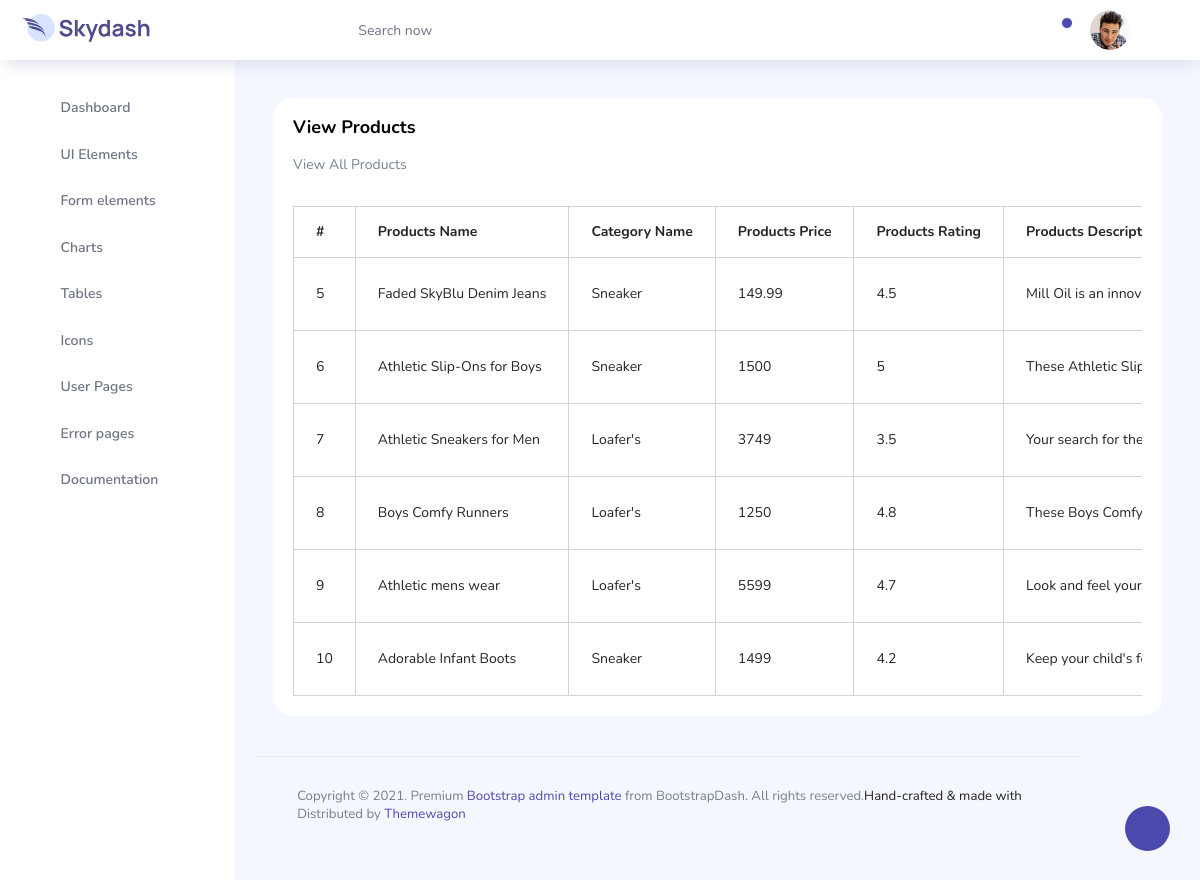
Page /adminpanel/pages/products/viewProduct.php (signed in) on the committed database.
### tables this page shows
CREATE TABLE `products` (
  `prod_id` int(11) NOT NULL,
  `prod_name` varchar(200) NOT NULL,
  `prod_price` float NOT NULL,
  `prod_rating` float NOT NULL,
  `prod_desc` text NOT NULL,
  `prod_image` text NOT NULL,
  `category_id` int(11) NOT NULL
);

CREATE TABLE `categories` (
  `category_id` int(11) NOT NULL,
  `category_name` varchar(200) NOT NULL
);

### adminpanel/pages/products/viewProduct.php (the view, shortened to what this page needs)
<?php require '../connection/connection.php' ?>
<?php
    $viewQuery = "SELECT * FROM `products` JOIN categories ON products.category_id = categories.category_id;";
    $viewPrepare = $connect->prepare($viewQuery);
    $viewPrepare->execute();
    $productsData = $viewPrepare->fetchAll(PDO::FETCH_ASSOC);
?>
<!DOCTYPE html>
<html lang="en">
<head>
  <link rel="stylesheet" href="../../vendors/feather/feather.css">
  <link rel="stylesheet" href="../../vendors/ti-icons/css/themify-icons.css">
  <link rel="stylesheet" href="../../vendors/css/vendor.bundle.base.css">
  <link rel="stylesheet" href="../../vendors/datatables.net-bs4/dataTables.bootstrap4.css">
  <link rel="stylesheet" href="../../vendors/ti-icons/css/themify-icons.css">
  <link rel="stylesheet" type="text/css" href="../../js/select.dataTables.min.css">
  <link rel="stylesheet" href="../../css/vertical-layout-light/style.css">
</head>
<body>
  <div class="container-scroller">
      <?php require "../partials/_navbar.php"; ?>
    <div class="container-fluid page-body-wrapper">
     <?php require "../partials/_settings-panel.php" ?>
     <?php require "../partials/_sidebar.php" ?>
      <div class="main-panel">
        <div class="content-wrapper">
          <div class="row">
      <div class="col-lg-12 grid-margin stretch-card">
              <div class="card">
                <div class="card-body">
                  <h4 class="card-title">View Products</h4>
                  <p class="card-description">
                    View All Products
                  </p>
                  <div class="table-responsive pt-3">
                    <table class="table table-bordered">
                      <thead>
                        <tr>
                          <th>
                            #
                          </th>
                          <th>
                          Products Name
                          </th>
                          <th>
                          Category Name
                          </th>
                          <th>
                          Products Price
                          </th>
                          <th>
                          Products Rating
                          </th>
                          <th>
                          Products Description
                          </th>
                        </tr>
                      </thead>
                      <tbody>
                      <?php foreach($productsData as $data){ ?>
                        <tr>
                          <td>
                          <?= $data['prod_id'] ?>
                        </td>
                        <td>
                            <?= $data['prod_name'] ?>
                          </td>
                        <td>
                            <?= $data['category_name'] ?>
                          </td>
                          <td>
                          <?= $data['prod_price'] ?>
                        </td>
                        <td>
                            <?= $data['prod_rating'] ?>
                          </td>
                          <td>
                            <?= $data['prod_desc'] ?>
                          </td>
                        </tr>
                        <?php } ?>
                      </tbody>
                    </table>
                  </div>
                </div>
              </div>
            </div>
      <?php require "../partials/_footer.php" ?>

### rows in the picture
products: prod_id "5", prod_name "Faded SkyBlu Denim Jeans", category.category_name "Sneaker", prod_price "149.99", prod_rating "4.5", prod_desc "Mill Oil is an…"
products: prod_id "6", prod_name "Athletic Slip-Ons for Boys", category.category_name "Sneaker", prod_price "1500", prod_rating "5", prod_desc "These Athletic…"
products: prod_id "7", prod_name "Athletic Sneakers for Men", category.category_name "Loafer's", prod_price "3749", prod_rating "3.5", prod_desc "Your search for the…"
products: prod_id "8", prod_name "Boys Comfy Runners", category.category_name "Loafer's", prod_price "1250", prod_rating "4.8", prod_desc "These Boys Comfy…"
products: prod_id "9", prod_name "Athletic mens wear", category.category_name "Loafer's", prod_price "5599", prod_rating "4.7", prod_desc "Look and feel your…"
products: prod_id "10", prod_name "Adorable Infant Boots", category.category_name "Sneaker", prod_price "1499", prod_rating "4.2", prod_desc "Keep your child's…"
